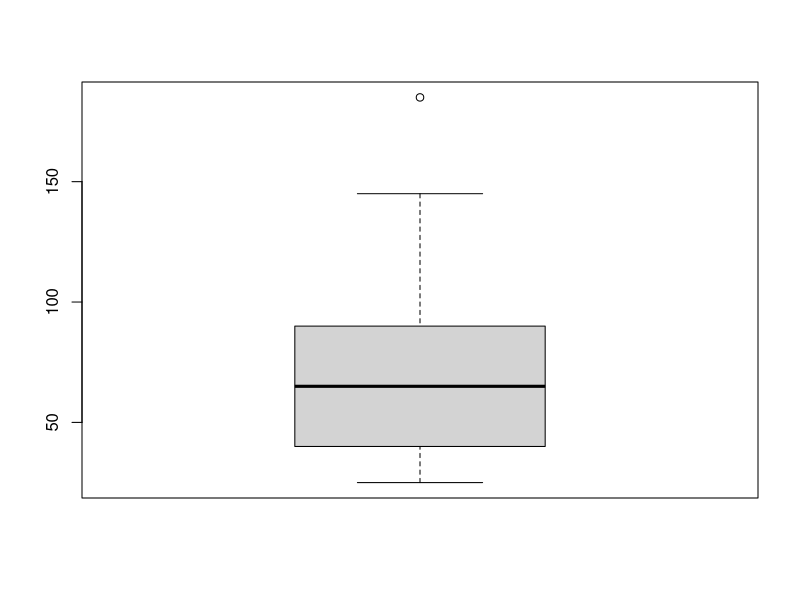
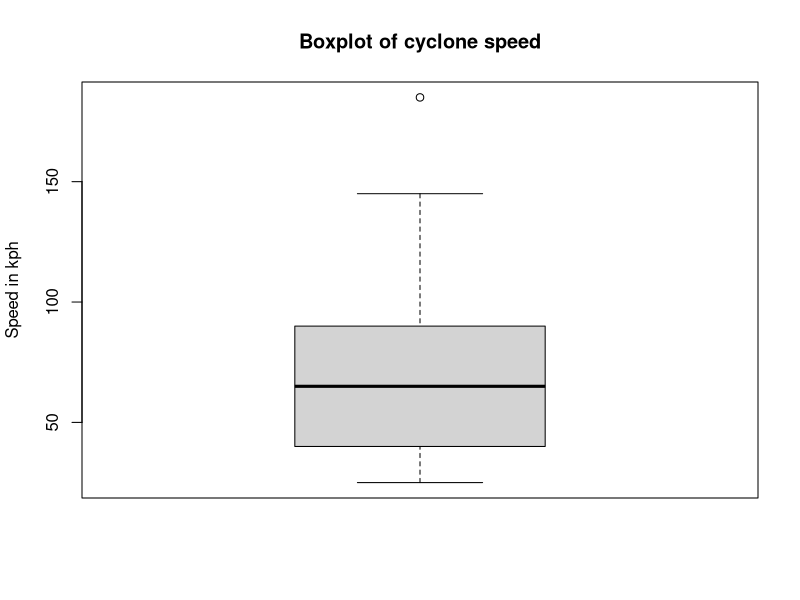
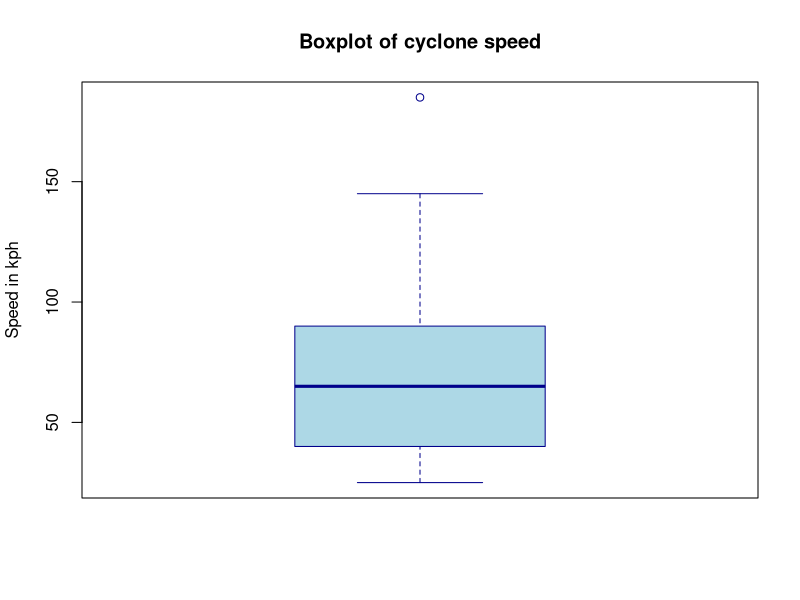
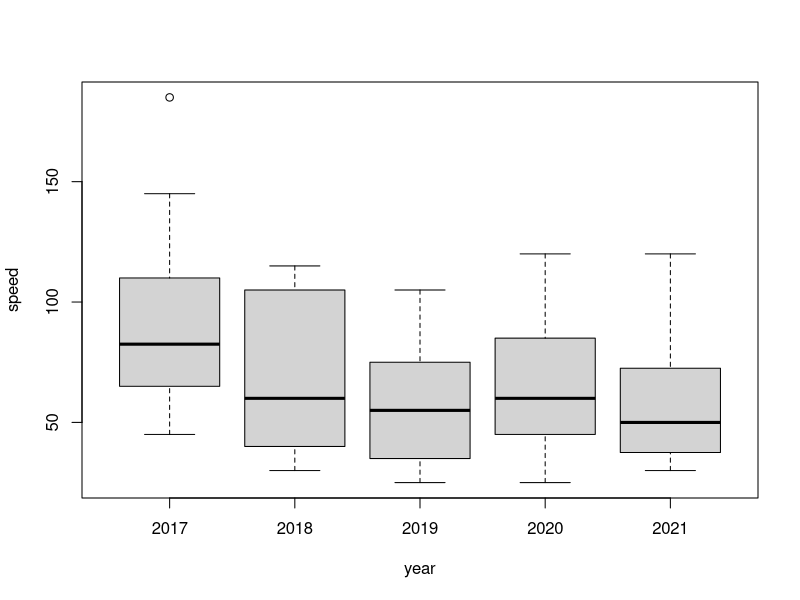
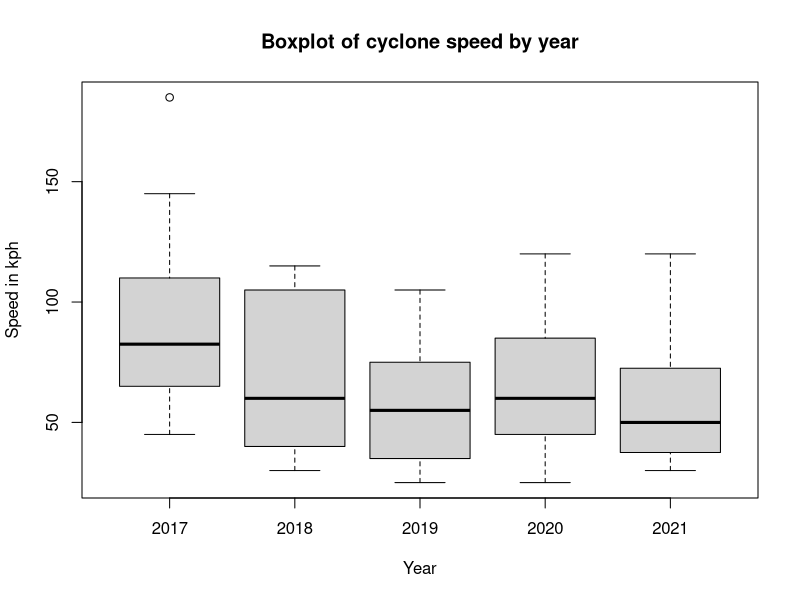
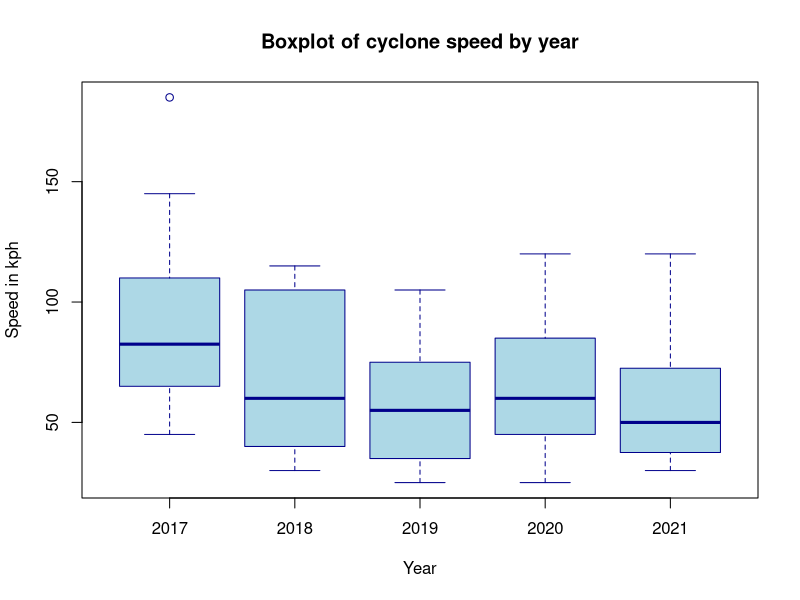
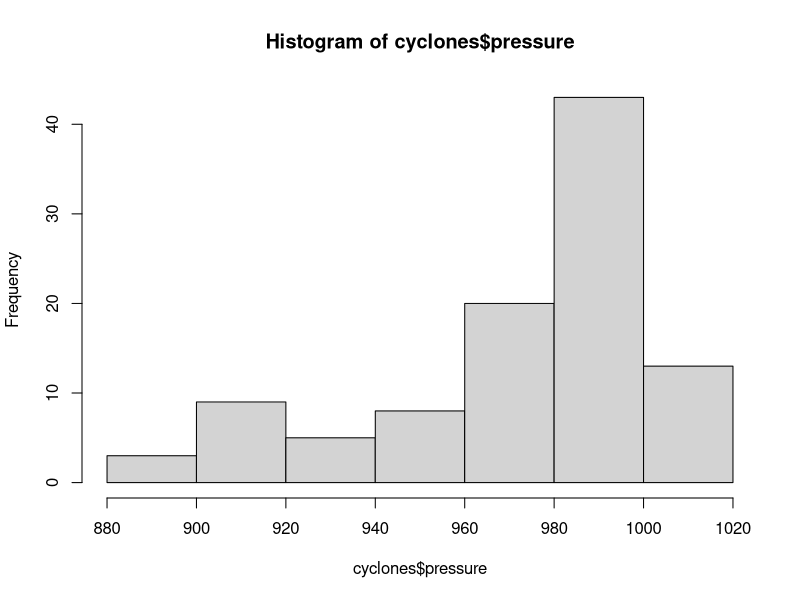
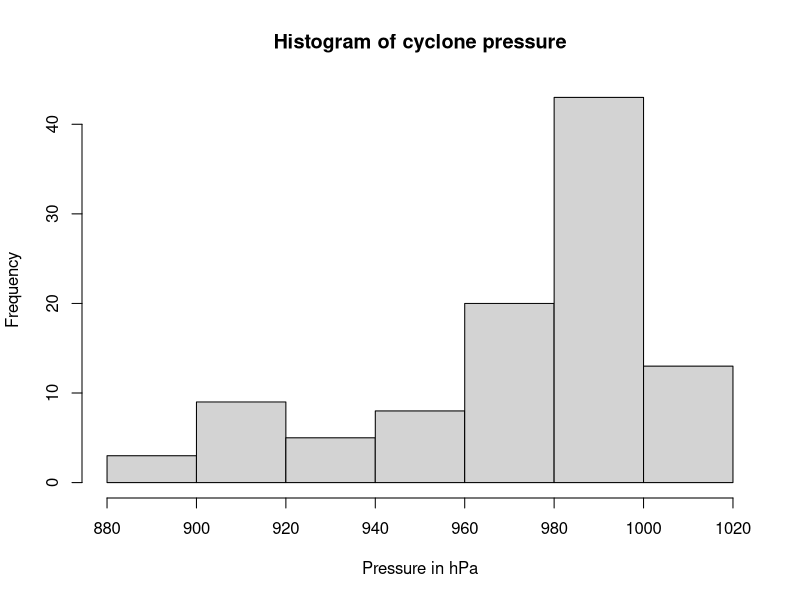

Write the R code that produced these figures, in order.
# Tropical Depressions, Storms, and Typhoons Oh My! - Solutions ----------------


## Task 1: Read cyclones.csv dataset ----

### using read.csv() function ----
cyclones <- read.csv(file = "data/cyclones.csv")


### using read.table() function ----
cyclones <- read.table(file = "data/cyclones.csv", header = TRUE, sep = ",")


## Task 2: Describing the data structure ----


### Shape of the cyclones dataset using the class() function ----
class(cyclones)


### Number of records of the data using the nrow() function ----
nrow(cyclones)


### The variables of the data using names() function ----
names(cyclones)


### The number of variables of the data using the ncol() function ----
ncol(cyclones)


### The number of variables using the length() and names() function ----
length(names(cyclones))


### The values of the variables using the $ operator ----

cyclones$year                    ## year values
cyclones$category_code           ## category code values
cyclones$category_name           ## category name values
cyclones$name                    ## cyclone name values
cyclones$rsmc_name               ## cyclone rsmc name values
cyclones$start                   ## cyclone start date and time values
cyclones$end                     ## cyclone end date and time values
cyclones$pressure                ## pressure values
cyclones$speed                   ## speed values


### The values of the variables using the index operator ----

cyclones[ , "year"]              ## year values
cyclones[ , 1]                   ## year values

cyclones[ , "category_code"]     ## category code values
cyclones[ , 2]                   ## category code values

cyclones[ , "category_name"]     ## category name values
cyclones[ , 3]                   ## category name values

cyclones[ , "name"]              ## cyclone name values
cyclones[ , 4]                   ## cyclone name values

cyclones[ , "rsmc_name"]         ## cyclone rsmc name values
cyclones[ , 5]                   ## cyclone rsmc name values

cyclones[ , "start"]             ## start date and time values
cyclones[ , 6]                   ## start date and time values

cyclones[ , "end"]               ## end date and time values
cyclones[ , 7]                   ## end date and time values

cyclones[ , "pressure"]          ## pressure values
cyclones[ , 8]                   ## pressure values

cyclones[ , "speed"]             ## speed values
cyclones[ , 9]                   ## speed values


## Task 3: Summarise and describe the dataset graphically ----


### Boxplot ----

#### Boxplot of speed ----
boxplot(cyclones$speed)               ## Basic boxplot with default specifications

boxplot(                              
  x = cyclones$speed,
  main = "Boxplot of cyclone speed",  ## main - argument to specify plot title
  ylab = "Speed in kph"               ## ylab - argument to specify y-axis label
)

boxplot(                              
  x = cyclones$speed,
  main = "Boxplot of cyclone speed",  
  ylab = "Speed in kph",
  border = "darkblue",                ## border - argument to specify outline colour
  col = "lightblue"                   ## col - argument to specify fill colour
)


#### Boxplot of speed by year ----
boxplot(speed ~ year, data = cyclones)         ## Basic boxplot of speed by year
                                               ## using formula method

boxplot(                                   
  speed ~ year,                                ## Formula method syntax using ~
  data = cyclones,
  main = "Boxplot of cyclone speed by year",   ## boxplot title
  xlab = "Year",                               ## x-axis label
  ylab = "Speed in kph"                        ## y-axis label
)

boxplot(                                   
  speed ~ year,                            
  data = cyclones,
  main = "Boxplot of cyclone speed by year",
  xlab = "Year",
  ylab = "Speed in kph",
  border = "darkblue",                         ## outline colour
  col = "lightblue"                            ## fill colour
)


### Histogram ----

#### Histogram of pressure ----
hist(cyclones$pressure)                        ## Basic histogram

hist(
  cyclones$pressure,
  main = "Histogram of cyclone pressure",      ## main - argument for plot title
  xlab = "Pressure in hPa"                     ## xlab - argument for x-axis label
)

hist(
  cyclones$pressure,
  main = "Histogram of cyclone pressure",
  xlab = "Pressure in hPa",
  border = "darkblue",                         ## border - argument for outline colour
  col = "lightblue"                            ## col - argument for fill colour
)


#### Histogram of pressure grouped by speed (one plot per group) ----

##### Histogram of pressure for cyclones with speed < 100 kph ----
hist(
  cyclones$pressure[cyclones$speed < 100],
  main = "Histogram of cyclone pressure with speed < 100 kph",
  xlab = "Pressure in hPa"
)


##### Histogram of pressure for cyclones with speed >= 100 kph ----
hist(
  cyclones$pressure[cyclones$speed >= 100],
  main = "Histogram of cyclone pressure with speed >= 100 kph",
  xlab = "Pressure in hPa"
)


#### Histogram of pressure grouped by speed (one on top of each other) ----

##### Plot histogram of pressure for speeds < 100 ----
hist(
  cyclones$pressure[cyclones$speed < 100],     ## Index pressure by speed < 100
  border = "darkgreen",                        ## outline colour to darkgreen
  col = "lightgreen",                          ## fill colour to lightgreen
  main = "Histogram of cyclone pressure",
  xlab = "Pressure in hPa",
  xlim = c(880, 1020)                          ## set x limits of plot to range 
)                                              ## of pressure values

##### Add histogram of pressure for speeds >= 100 ----
hist(
  cyclones$pressure[cyclones$speed >= 100],    ## Index pressure by speed >= 100
  border = "darkblue",                         ## outline colour to darkblue
  col = "lightblue",                           ## fill colour to lightblue
  add = TRUE                                   ## add this plot to previous plot
)

##### Add a legend ----
legend(
  x = "topleft",                               ## set position of legend
  legend = c("Speed < 100", "Speed >= 100"),   ## add labels to legend
  fill = c("lightgreen", "lightblue"),         ## add legend colours
  bty = "n",                                   ## remove legend box
  cex = 0.8,                                   ## set size of legend text
  y.intersp = 0.8                              ## set y space between text
)


#### Histogram of pressure grouped by speed (side-by-side) ----

par(mfcol = c(1, 2))                           ## split plotting window to two
                                               ## 1 row and 2 columns side-by-side
hist(
  cyclones$pressure[cyclones$speed < 100],
  main = NULL,
  xlab = "Speed < 100 kph"
)

hist(
  cyclones$pressure[cyclones$speed >= 100],
  main = NULL,
  xlab = "Speed >= 100 kph"
)

par(mfcol = c(1, 1))                           ## Return plotting window back to 1 x 1 

title(main = "Histogram of cyclone pressure")  ## Set title for side-by-side plot


### Q-Q plot ----

#### Q-Q plot for pressure ----
qqnorm(cyclones$pressure)
qqline(cyclones$pressure)

#### Q-Q plot for speed ----
qqnorm(cyclones$speed)
qqline(cyclones$speed)
